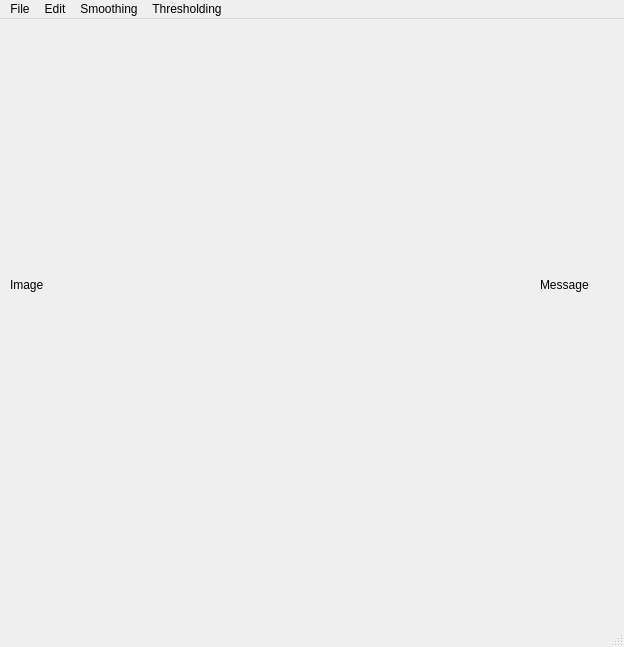
<?xml version="1.0" encoding="UTF-8"?>
<ui version="4.0">
 <class>MainWindow</class>
 <widget class="QMainWindow" name="MainWindow">
  <property name="geometry">
   <rect>
    <x>0</x>
    <y>0</y>
    <width>624</width>
    <height>647</height>
   </rect>
  </property>
  <property name="windowTitle">
   <string>MainWindow</string>
  </property>
  <widget class="QWidget" name="centralwidget">
   <widget class="QLabel" name="imgLabel">
    <property name="geometry">
     <rect>
      <x>10</x>
      <y>0</y>
      <width>511</width>
      <height>531</height>
     </rect>
    </property>
    <property name="text">
     <string>Image</string>
    </property>
    <property name="scaledContents">
     <bool>true</bool>
    </property>
   </widget>
   <widget class="QLabel" name="msgLabel">
    <property name="geometry">
     <rect>
      <x>540</x>
      <y>0</y>
      <width>241</width>
      <height>531</height>
     </rect>
    </property>
    <property name="text">
     <string>Message</string>
    </property>
    <property name="wordWrap">
     <bool>true</bool>
    </property>
   </widget>
  </widget>
  <widget class="QMenuBar" name="menubar">
   <property name="geometry">
    <rect>
     <x>0</x>
     <y>0</y>
     <width>624</width>
     <height>24</height>
    </rect>
   </property>
   <property name="defaultUp">
    <bool>false</bool>
   </property>
   <property name="nativeMenuBar">
    <bool>false</bool>
   </property>
   <widget class="QMenu" name="menuFile">
    <property name="title">
     <string>File</string>
    </property>
    <addaction name="actionOpen"/>
    <addaction name="separator"/>
    <addaction name="actionOpen_In_Gray"/>
    <addaction name="separator"/>
    <addaction name="actionSave"/>
    <addaction name="separator"/>
    <addaction name="actionQuit"/>
   </widget>
   <widget class="QMenu" name="menuEdit">
    <property name="title">
     <string>Edit</string>
    </property>
    <widget class="QMenu" name="menuConvert">
     <property name="title">
      <string>Convert</string>
     </property>
     <addaction name="actionTo_GrayScale"/>
    </widget>
    <addaction name="actionOutput_to_Input"/>
    <addaction name="separator"/>
    <addaction name="actionInput_to_Output"/>
    <addaction name="separator"/>
    <addaction name="menuConvert"/>
    <addaction name="separator"/>
    <addaction name="actionInvert"/>
    <addaction name="separator"/>
   </widget>
   <widget class="QMenu" name="menuSmoothing">
    <property name="title">
     <string>Smoothing</string>
    </property>
    <addaction name="actionGaussian_Blur"/>
    <addaction name="separator"/>
   </widget>
   <widget class="QMenu" name="menuThresholding">
    <property name="title">
     <string>Thresholding</string>
    </property>
    <addaction name="actionOtsu"/>
    <addaction name="separator"/>
   </widget>
   <addaction name="menuFile"/>
   <addaction name="menuEdit"/>
   <addaction name="menuSmoothing"/>
   <addaction name="menuThresholding"/>
  </widget>
  <widget class="QStatusBar" name="statusbar"/>
  <action name="actionOpen">
   <property name="text">
    <string>Open</string>
   </property>
  </action>
  <action name="actionSave">
   <property name="text">
    <string>Save</string>
   </property>
  </action>
  <action name="actionQuit">
   <property name="text">
    <string>Quit</string>
   </property>
  </action>
  <action name="actionResize">
   <property name="text">
    <string>Resize</string>
   </property>
  </action>
  <action name="actionConvert">
   <property name="text">
    <string>Convert</string>
   </property>
  </action>
  <action name="actionTo_GrayScale">
   <property name="text">
    <string>To GrayScale</string>
   </property>
  </action>
  <action name="actionOriginal">
   <property name="text">
    <string>Original</string>
   </property>
  </action>
  <action name="actionGaussian_Blur">
   <property name="text">
    <string>Gaussian Blur</string>
   </property>
  </action>
  <action name="actionOtsu">
   <property name="text">
    <string>Otsu</string>
   </property>
  </action>
  <action name="actionInput_to_Output">
   <property name="text">
    <string>Input to Output</string>
   </property>
  </action>
  <action name="actionOutput_to_Input">
   <property name="text">
    <string>Output to Input</string>
   </property>
  </action>
  <action name="actionOpen_In_Gray">
   <property name="text">
    <string>Open In Gray</string>
   </property>
  </action>
  <action name="actionInvert">
   <property name="text">
    <string>Invert</string>
   </property>
  </action>
 </widget>
 <resources/>
 <connections/>
</ui>
